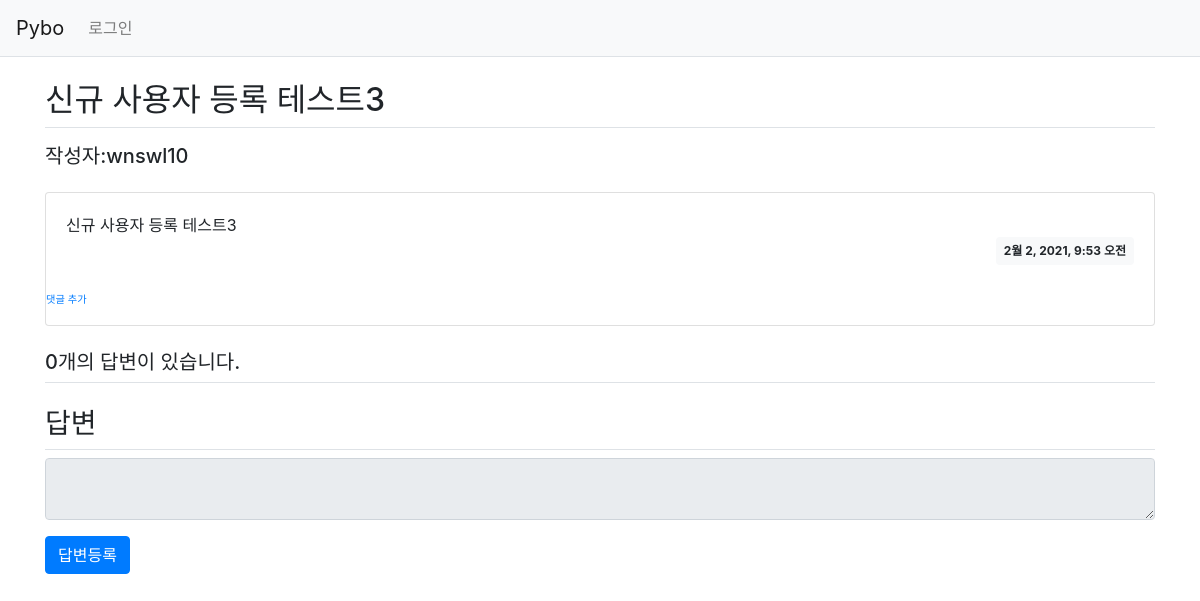
Page /pybo/307/ on the earlier database version.
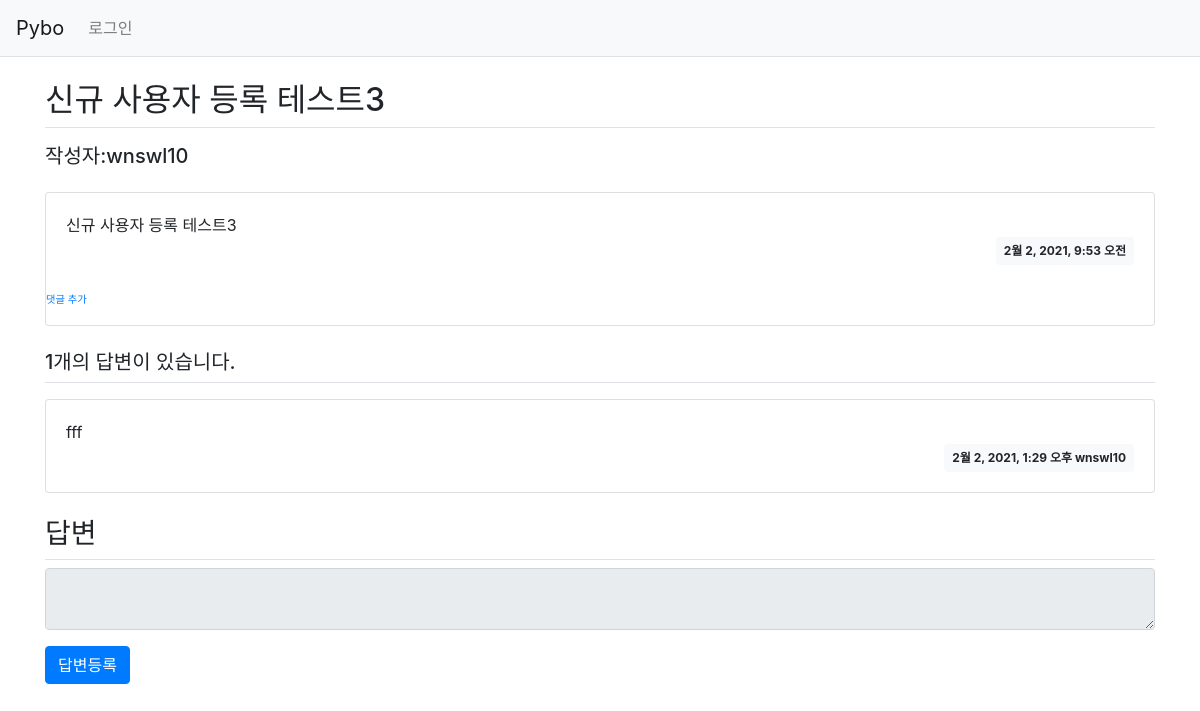
Same page on the later database version.
### pybo/models.py (models this page shows, shortened)
class Question(models.Model) :
    subject = models.CharField(max_length=200)
    content = models.TextField()
    create_date = models.DateTimeField()
    author = models.ForeignKey(User, on_delete=models.CASCADE)
    modify_date = models.DateTimeField(null=True, blank=True)

class Answer(models.Model) :
    question = models.ForeignKey(Question, on_delete=models.CASCADE)
    content = models.TextField()
    create_date = models.DateTimeField()
    author = models.ForeignKey(User, on_delete=models.CASCADE)
    modify_date = models.DateTimeField(null=True, blank=True)

### pybo/views.py (the view)
# urls.py: path('<int:question_id>/', views.detail, name='detail'),
def detail(request, question_id) :
    question = get_object_or_404(Question, pk=question_id)
    context = {'question':question}
    return render(request, 'pybo/question_detail.html', context)

### templates/pybo/question_detail.html (shortened to what this page needs)
{% extends 'base.html' %}
{% block content %}
<div class="container my-3">
        <h2 class="border-bottom py-2">{{ question.subject }}</h2>
        <h5 class="border-bottpm py-2">작성자:{{ question.author }}</h5>
        <div class="card my-3">
            <div class="card-body">
                <div class="card-text" style="white-space: pre-line">{{ question.content }}</div>
                <div class="d-flex justify-content-end">
                    <div class="badge badge-light p-2">
                        {{ question.create_date }}
                    </div>
                </div>
            </div>
            <div>
                <a href="{% url 'pybo:comment_create_question' question.id%}" class="small"><small>댓글 추가</small></a>
            </div>
        </div>
        <h5 class="border-bottom my-3 py-2">{{ question.answer_set.count }}개의 답변이 있습니다.</h5>
        {% for answer in question.answer_set.all %}
        <div class="card my-3">
            <div class="card-body">
                <div class="card-text" style="white-space: pre-line;">{{ answer.content }}</div>
                <div class="d-flex justify-content-end">
                    <div class="badge badge-light p-2">
                        {{ answer.create_date }}
                        {{ answer.author}}
                    </div>
                </div>
            </div>
        </div>
        {% endfor %}
        <form action="{% url 'pybo:answer_create' question.id %}" method="post" class="my-3">
            <div class="form-group">
                <h3 class="border-bottom py-2">답변</h3>
                <textarea
                {% if not user.is_authenticated %}
                disabled
                {% endif %}
                name="content" id="content" class="form-control" row="10"></textarea>
            </div>
            <input type="submit" value="답변등록" class="btn btn-primary">
        </form>
</div>
{% endblock %}

Differences in the rows shown:
computed for Question "신규 사용자 등록 테스트3": answer_set.count "0" → "1"
added Answer: content "fff", create_date "2월 2, 2021, 1:29 오후", author "wnswl10"
